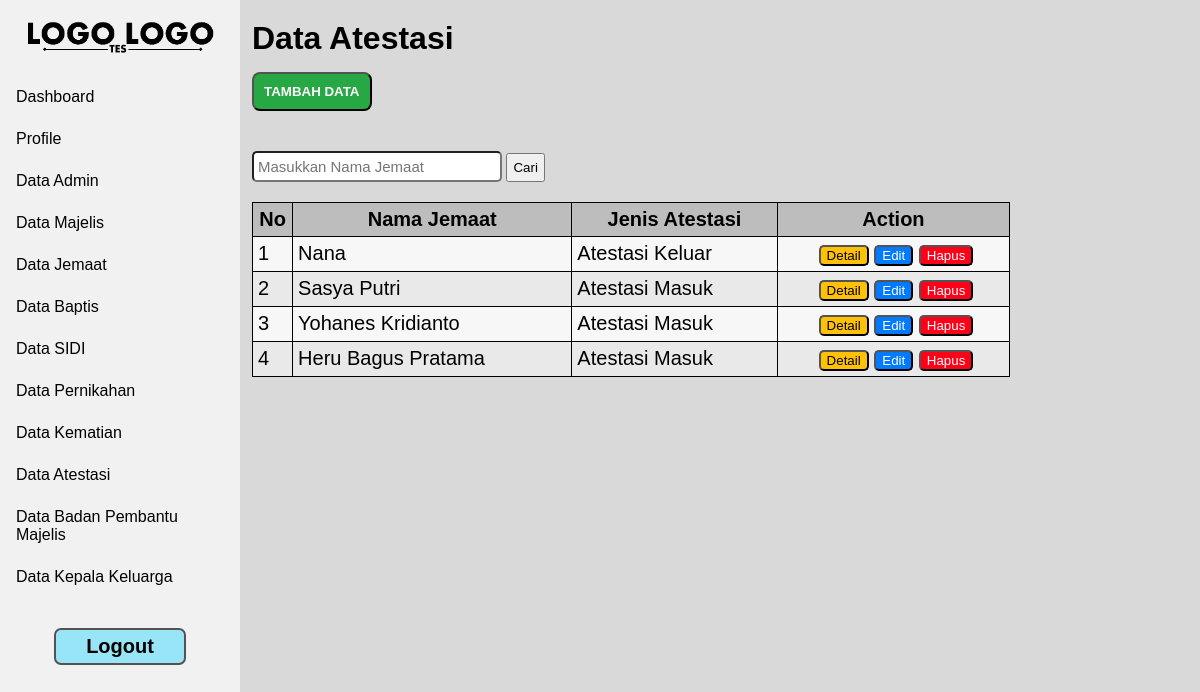
/admin/data_atestasi.php (signed in), run on the app's committed database.
### tables this page shows
CREATE TABLE `atestasi` (
  `nik` varchar(16) NOT NULL,
  `jenis_atestasi` varchar(20) NOT NULL,
  `nama_gereja` varchar(250) NOT NULL,
  `tanggal_atestasi` date NOT NULL,
  `keterangan` text NOT NULL
);

CREATE TABLE `jemaat` (
  `nik` varchar(16) NOT NULL,
  `no_kk` varchar(16) NOT NULL,
  `nama_jemaat` varchar(200) NOT NULL,
  `password` varchar(200) NOT NULL,
  `jenis_kelamin` varchar(9) NOT NULL,
  `tempat_lahir` varchar(150) NOT NULL,
  `tanggal_lahir` date NOT NULL,
  `pendidikan_terakhir` varchar(100) NOT NULL,
  `pekerjaan` varchar(150) NOT NULL,
  `blok` varchar(2) NOT NULL,
  `pepanthan` varchar(50) NOT NULL,
  `status_hubungan_keluarga` varchar(100) NOT NULL,
  `status_jemaat` varchar(50) NOT NULL,
  `no_handphone` varchar(13) NOT NULL,
  `provinsi_kk` varchar(150) NOT NULL,
  `kab_kota_kk` varchar(150) NOT NULL,
  `kecamatan_kk` varchar(150) NOT NULL,
  `kelurahan_kk` varchar(150) NOT NULL,
  `rw_kk` varchar(4) NOT NULL,
  `rt_kk` varchar(4) NOT NULL,
  `provinsi_domisili` varchar(150) NOT NULL,
  `kab_kota_domisili` varchar(150) NOT NULL,
  `kecamatan_domisili` varchar(150) NOT NULL,
  `kelurahan_domisili` varchar(150) NOT NULL,
  `rw_domisili` varchar(4) NOT NULL,
  `rt_domisili` varchar(4) NOT NULL
);

### admin/data_atestasi.php (the view, shortened to what this page needs)
<!DOCTYPE html>
<html lang="en">
<head>
</head>
<body>
    <?php
        include "../session/session_login.php";
        include "navbar.php";
    ?>
    <div class="body-content">
        <h1>Data Atestasi</h1>
        <a id="-" href="tambah_atestasi.php"><button id="btn-tambah">TAMBAH DATA</button></a>
        <form action="" method="GET" id="search-bar">
            <input type="text" id="search" name="search" placeholder="Masukkan Nama Jemaat">
            <button type="submit" id="btn-cari">Cari</button>
        </form>
        <div class="tabel">
            <table id="tb-data">
                <tr id="tb-tr">
                    <th id="tb-th">No</th>
                    <th id="tb-th">Nama Jemaat</th>
                    <th id="tb-th">Jenis Atestasi</th>
                    <th id="tb-th">Action</th>
                </tr>
                <?php
                $where = '';
                    $query=mysqli_query($konek_db, "SELECT * FROM atestasi INNER JOIN jemaat ON atestasi.nik = jemaat.nik".$where);
                    $id = 0;
                    while ($data = mysqli_fetch_array($query)){
                ?>
                <form action="" method="POST">
                    <tr id="tb-tr">
                        <?php
                            $id++;
                            echo "
                                <td id='tb-td'>".$id."</td>
                                <td id='tb-td'>".$data["nama_jemaat"]."</td>
                                <td id='tb-td'>".$data["jenis_atestasi"]."</td>
                                <td id='tb-td'>
                                    <div class='action'>
                                        <button name='detail' id='btn-detail'>Detail</button>
                                        <button name='edit' id='btn-edit'>Edit</button>
                                        <button name='hapus' id='btn-hapus'>Hapus</button>
                                    </div>
                                </td>
                            ";
                        ?>
                    </tr>
                </form>
                <?php
                    }
                ?>
            </table>
        </div>
    </div>
</body>
</html>

### css/style-navbar.css (style rules this page uses)
* { font-family: sans-serif; box-sizing: border-box; text-decoration: none; margin: 0; }
body { background-color: #D9D9D9; }
.body-content { padding-top: 20px; margin-left: 21%; overflow-y: scroll; -ms-overflow-style: none; scrollbar-width: none; height: 100%; }

### css/style-tb-btn.css (style rules this page uses)
#btn-tambah { background: #28a745; color: #ffffff; cursor: pointer; margin-top: 15px; margin-bottom: 40px; padding: 10px 10px; border-radius: 8px; font-weight: bold; }
#btn-hapus { background: #ff0019; color: #ffffff; cursor: pointer; border-radius: 5px; }
#btn-edit { background: #007bff; color: #ffffff; cursor: pointer; border-radius: 5px; }
#btn-detail { background: #ffc107; color: #000000; cursor: pointer; border-radius: 5px; }
#search { margin-bottom: 20px; padding: 5px 4px; border-radius: 5px; width: 250px; font-size: 15px; }
#btn-cari { padding: 5px; cursor: pointer; }
#tb-data { width: 80%; }
#tb-data, #tb-th { border: 1px solid; border-collapse: collapse; font-size: 20px; padding: 5px 0px; background-color: #bdbdbd; }
#tb-data, #tb-td { border: 1px solid; border-collapse: collapse; font-size: 20px; padding: 5px 0px; padding-left: 5px; }
#tb-tr { background-color: #e9e9e9; }
#tb-tr:nth-child(even) { background-color: #f7f7f7; }
.action { text-align: center; }
tr { vertical-align: top; }

### data on the page
atestasi: jemaat.nama_jemaat "Nana", jenis_atestasi "Atestasi Keluar"
atestasi: jemaat.nama_jemaat "Sasya Putri", jenis_atestasi "Atestasi Masuk"
atestasi: jemaat.nama_jemaat "Yohanes Kridianto", jenis_atestasi "Atestasi Masuk"
atestasi: jemaat.nama_jemaat "Heru Bagus Pratama", jenis_atestasi "Atestasi Masuk"
